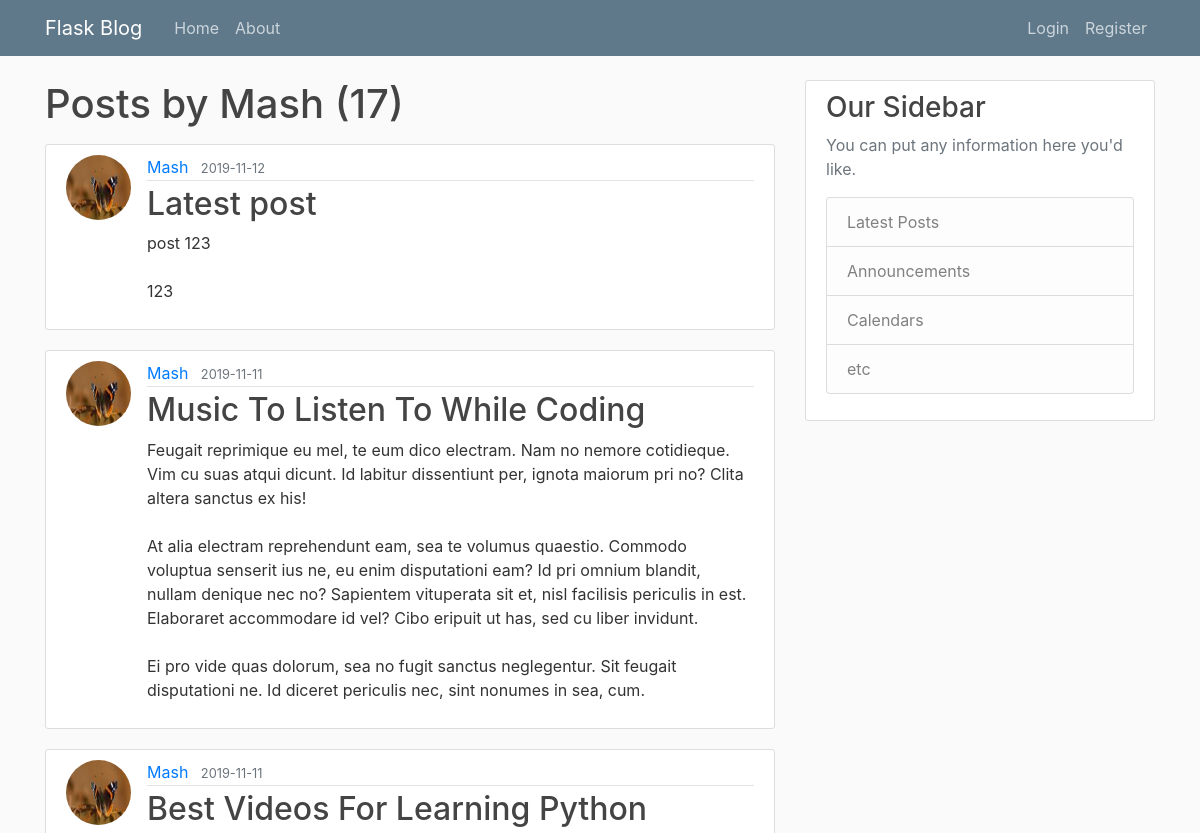
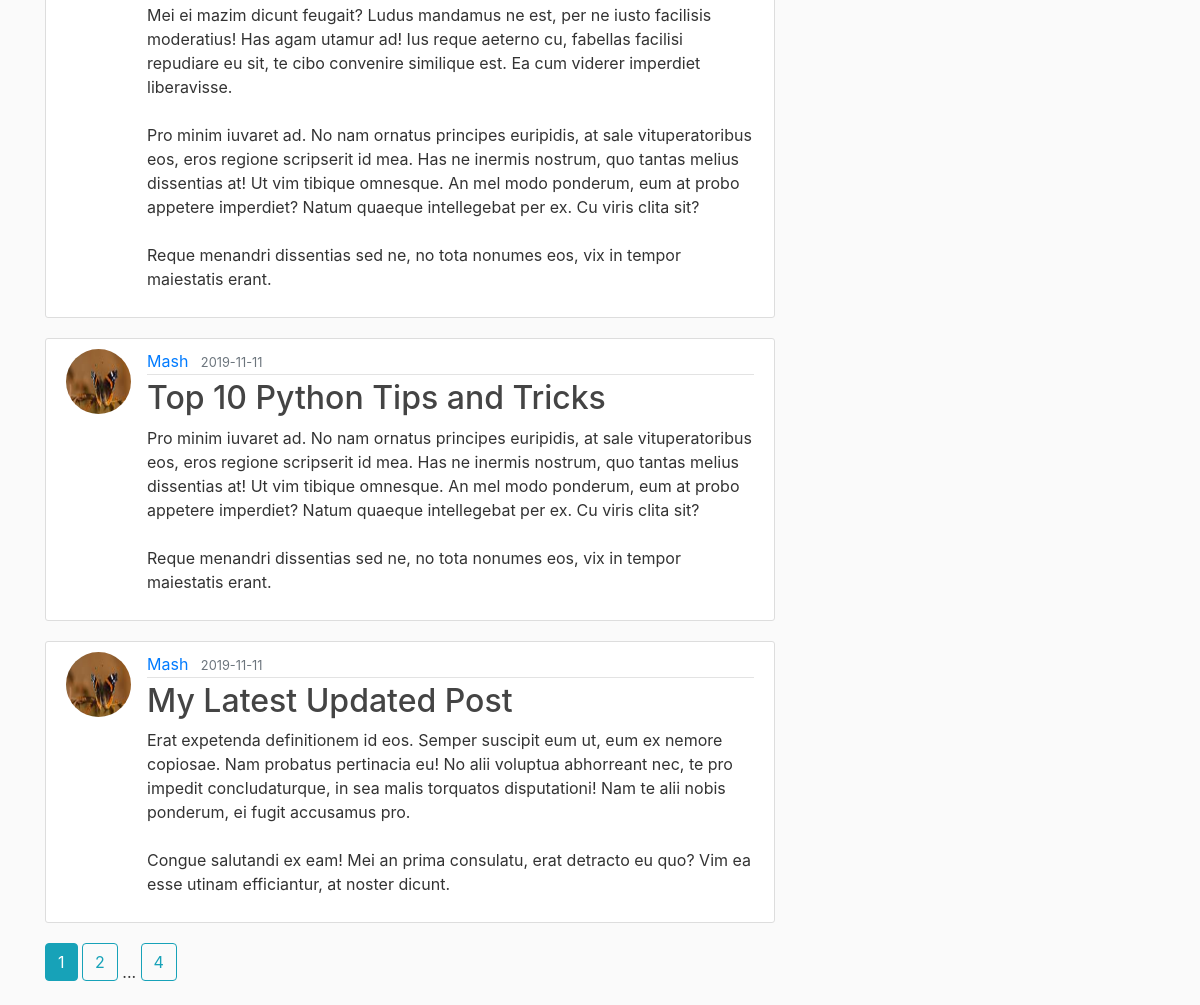
Screenshot of /user/Mash with the database file from the repository (2 pictures, top to bottom).
### flaskblog/models.py (models this page shows, shortened)
class User(db.Model, UserMixin):
    id = db.Column(db.Integer, primary_key=True)
    username = db.Column(db.String(20), unique=True, nullable=False)
    email = db.Column(db.String(120), unique=True, nullable=False)
    image_file = db.Column(db.String(20), nullable=False, default='default.jpg')
    password = db.Column(db.String(60), nullable=False)
    posts = db.relationship('Post', backref='author', lazy=True)

class Post(db.Model):
    id = db.Column(db.Integer, primary_key=True)
    title = db.Column(db.String(100), nullable=False)
    date_posted = db.Column(db.DateTime, nullable=False, default=datetime.utcnow)
    content = db.Column(db.Text, nullable=False)
    user_id = db.Column(db.Integer, db.ForeignKey('user.id'), nullable=False)

### flaskblog/users/routes.py (the view)
@users.route("/user/<string:username>")
def user_posts(username):
    page=request.args.get('page',1,type=int)
    user=User.query.filter_by(username=username).first_or_404()
    posts=Post.query.filter_by(author=user)\
    .order_by(Post.date_posted.desc())\
    .paginate(per_page=5,page=page)
    return render_template('user_posts.html', posts=posts,user=user)

### flaskblog/templates/user_posts.html
{% extends "layouts.html" %}
{% block content %}
	<h1 class="mb-3">Posts by {{ user.username }} ({{ posts.total }}) </h1>
{% for post in posts.items %}
<article class="media content-section">
	<img class="rounded-circle article-img" src="{{ url_for('static',filename='profile_pics/'+post.author.image_file) }}">
	  <div class="media-body">
		<div class="article-metadata">
		  <a class="mr-2" href="{{ url_for('users.user_posts',username=post.author.username) }}">{{ post.author.username }}</a>
		  <small class="text-muted">{{ post.date_posted.strftime('%Y-%m-%d') }}</small>
		</div>
		<h2><a class="article-title" href="{{ url_for('posts.post',post_id=post.id) }}">{{ post.title }}</a></h2>
		<p class="article-content">{{ post.content }}</p>
	  </div>
</article>
{% endfor %}
{% for page_num in posts.iter_pages(left_edge=1, right_edge=1,left_current=1, right_current=2) %}
	{% if page_num %}
		{% if posts.page == page_num %}
			<a class="btn btn-info mb-4" href="{{ url_for('users.user_posts', username=user.username,page=page_num) }}"> {{ page_num }} </a>
		{% else %}
			<a class="btn btn-outline-info mb-4" href="{{ url_for('users.user_posts',username=user.username,page=page_num) }}"> {{ page_num }} </a>
		{% endif %}
	{% else %}
		...
	{% endif %}
{% endfor %}
{% endblock content %}

### flaskblog/templates/layouts.html (shortened to what this page needs)
<!DOCTYPE html>
<html>
<head>
    <link rel="stylesheet" href="https://stackpath.bootstrapcdn.com/bootstrap/4.3.1/css/bootstrap.min.css">
	 <link rel="stylesheet" type="text/css" href="{{ url_for('static',filename='main.css') }} ">
</head>
	<body>
		<header class="site-header">
			<nav class="navbar navbar-expand-md navbar-dark bg-steel fixed-top">
				<div class="container">
					<a class="navbar-brand mr-4" href="/">Flask Blog</a>
					<div class="collapse navbar-collapse" id="navbarToggle">
					<div class="navbar-nav mr-auto">
					  <a class="nav-item nav-link" href="{{url_for('main.home')}}">Home</a>
					  <a class="nav-item nav-link" href="{{url_for('main.about')}}">About</a>
					</div>
					<div class="navbar-nav">
					  {% if current_user.is_authenticated %}
					  <a class="nav-item nav-link" href="{{url_for('posts.new_post')}}">New Post</a>
					  <a class="nav-item nav-link" href="{{url_for('users.account')}}">Account</a>
					  <a class="nav-item nav-link" href="{{url_for('users.logout')}}">Logout</a>
					  {% else %}
					  <a class="nav-item nav-link" href="{{url_for('users.login')}}">Login</a>
					  <a class="nav-item nav-link" href="{{url_for('users.register')}}">Register</a>
					  {% endif %}
					</div>
				  </div>
				</div>
			</nav>
		</header>
		<main role="main" class="container">
		  <div class="row">
			<div class="col-md-8">
			  {% block content %}{% endblock %}
			</div>
			<div class="col-md-4">
			  <div class="content-section">
				<h3>Our Sidebar</h3>
				<p class='text-muted'>You can put any information here you'd like.
				  <ul class="list-group">
					<li class="list-group-item list-group-item-light">Latest Posts</li>
					<li class="list-group-item list-group-item-light">Announcements</li>
					<li class="list-group-item list-group-item-light">Calendars</li>
					<li class="list-group-item list-group-item-light">etc</li>
				  </ul>
				</p>
			  </div>
			</div>
		  </div>
		</main>
	</body>
</html>

### flaskblog/static/main.css (style rules this page uses)
body { background: #fafafa; color: #333333; margin-top: 5rem; }
h1, h2, h3, h4, h5, h6 { color: #444444; }
.bg-steel { background-color: #5f788a; }
.site-header .navbar-nav .nav-link { color: #cbd5db; }
.content-section { background: #ffffff; padding: 10px 20px; border: 1px solid #dddddd; border-radius: 3px; margin-bottom: 20px; }
.article-title { color: #444444; }
.article-content { white-space: pre-line; }
.article-img { height: 65px; width: 65px; margin-right: 16px; }
.article-metadata { padding-bottom: 1px; margin-bottom: 4px; border-bottom: 1px solid #e3e3e3 }

### rows the page displays
User: username "Mash"
Post: image_file (picture), author.username "Mash", date_posted "2019-11-12", title "Latest post", content "post 123 123"
Post: image_file (picture), author.username "Mash", date_posted "2019-11-11", title "Music To Listen To While Coding", content "Feugait reprimique eu mel, te eum dico electram. Nam no nemore cotidieque. Vim cu suas atqui dicunt. Id labitur dissentiunt per, ignota maiorum pri no? Clita altera sanctus ex his! At alia electram reprehendunt eam, sea te volumus quaestio. Commodo voluptua senserit ius ne, eu enim disputationi eam? Id pri omnium blandit, nullam denique nec no? Sapientem vituperata sit et, nisl facilisis periculis in est. Elaboraret accommodare id vel? Cibo eripuit ut has, sed cu liber invidunt. Ei pro vide quas dolorum, sea no fugit sanctus neglegentur. Sit feugait disputationi ne. Id diceret periculis nec, sint nonumes in sea, cum."
Post: image_file (picture), author.username "Mash", date_posted "2019-11-11", title "Best Videos For Learning Python", content "Mei ei mazim dicunt feugait? Ludus mandamus ne est, per ne iusto facilisis moderatius! Has agam utamur ad! Ius reque aeterno cu, fabellas facilisi repudiare eu sit, te cibo convenire similique est. Ea cum viderer imperdiet liberavisse. Pro minim iuvaret ad. No nam ornatus principes euripidis, at sale vituperatoribus eos, eros regione scripserit id mea. Has ne inermis nostrum, quo tantas melius dissentias at! Ut vim tibique omnesque. An mel modo ponderum, eum at probo appetere imperdiet? Natum quaeque intellegebat per ex. Cu viris clita sit? Reque menandri dissentias sed ne, no tota nonumes eos, vix in tempor maiestatis erant."
Post: image_file (picture), author.username "Mash", date_posted "2019-11-11", title "Top 10 Python Tips and Tricks", content "Pro minim iuvaret ad. No nam ornatus principes euripidis, at sale vituperatoribus eos, eros regione scripserit id mea. Has ne inermis nostrum, quo tantas melius dissentias at! Ut vim tibique omnesque. An mel modo ponderum, eum at probo appetere imperdiet? Natum quaeque intellegebat per ex. Cu viris clita sit? Reque menandri dissentias sed ne, no tota nonumes eos, vix in tempor maiestatis erant."
Post: image_file (picture), author.username "Mash", date_posted "2019-11-11", title "My Latest Updated Post", content "Erat expetenda definitionem id eos. Semper suscipit eum ut, eum ex nemore copiosae. Nam probatus pertinacia eu! No alii voluptua abhorreant nec, te pro impedit concludaturque, in sea malis torquatos disputationi! Nam te alii nobis ponderum, ei fugit accusamus pro. Congue salutandi ex eam! Mei an prima consulatu, erat detracto eu quo? Vim ea esse utinam efficiantur, at noster dicunt."

### other values shown
{{ posts.total }} "17"
{{ page_num }} "1"
{{ page_num }} "2" "4"
